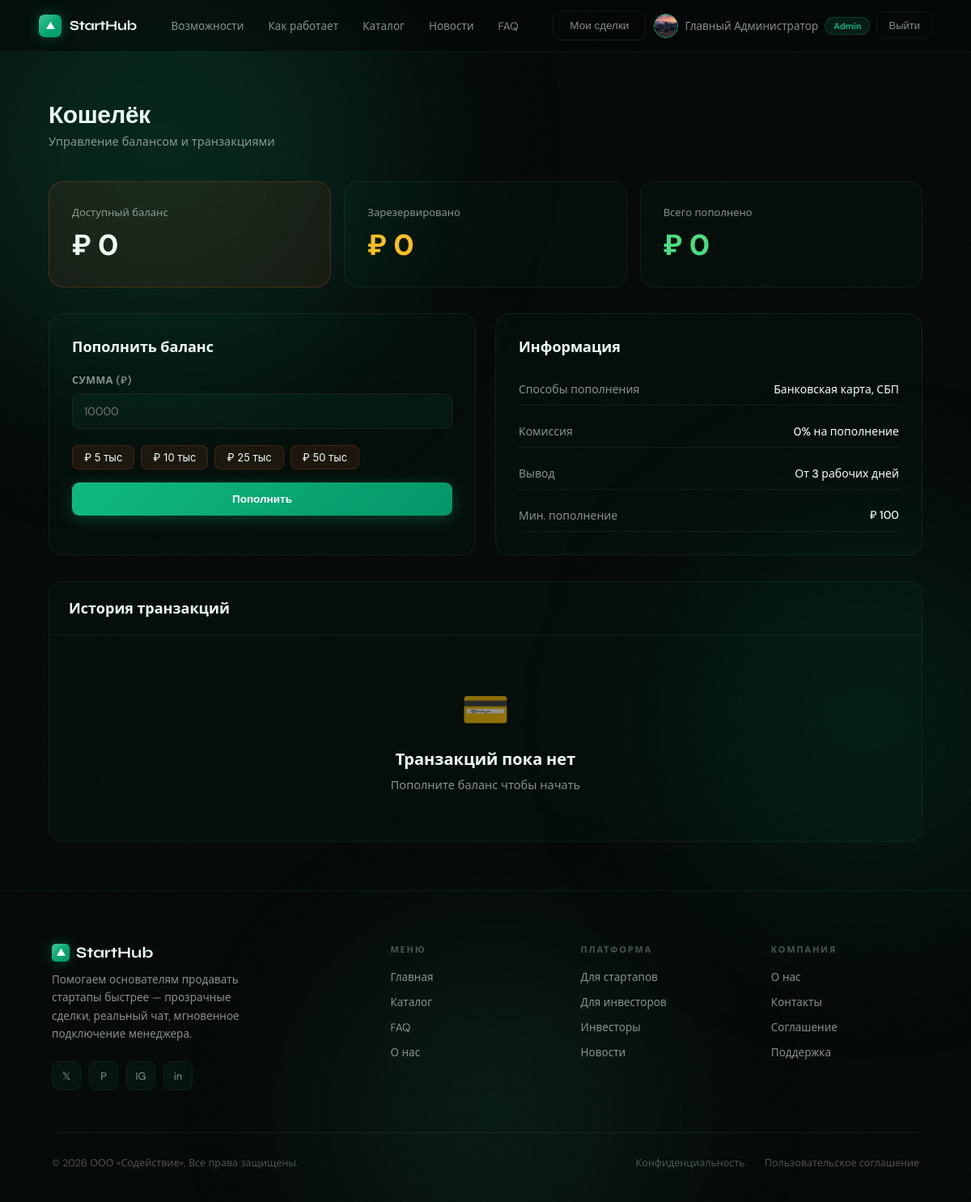
The page /wallet (signed in) on the database its author committed.
### models/user.py (models this page shows)
class User(Base):
    __tablename__ = "users"
    id              = Column(Integer, primary_key=True)
    email           = Column(String(255), unique=True, nullable=False, index=True)
    username        = Column(String(64),  unique=True, nullable=False)
    hashed_password = Column(String(255), nullable=False)
    role            = Column(Enum(UserRole), default=UserRole.buyer, nullable=False)
    full_name       = Column(String(128))
    avatar          = Column(String(512))
    bio             = Column(Text)
    phone           = Column(String(32))
    telegram        = Column(String(64))
    website         = Column(String(256))
    location        = Column(String(128))
    is_active       = Column(Boolean, default=True)
    is_verified     = Column(Boolean, default=False)
    is_banned       = Column(Boolean, default=False)
    ban_reason      = Column(Text)
    last_seen       = Column(DateTime, default=lambda: datetime.now(timezone.utc))
    created_at      = Column(DateTime, default=lambda: datetime.now(timezone.utc))
    updated_at      = Column(DateTime, default=lambda: datetime.now(timezone.utc),
                             onupdate=lambda: datetime.now(timezone.utc))
    startups          = relationship("Startup", back_populates="author", lazy="select")
    deals_as_buyer    = relationship("Deal", back_populates="buyer", foreign_keys="Deal.buyer_id")
    messages          = relationship("Message", back_populates="sender")
    favorite_startups = relationship("Startup", secondary=favorites, back_populates="favorited_by")
    notifications     = relationship("Notification", back_populates="user", cascade="all, delete-orphan")
    reviews_given     = relationship("Review", back_populates="author",      foreign_keys="Review.author_id")
    reviews_received  = relationship("Review", back_populates="target_user", foreign_keys="Review.target_user_id")
    tickets           = relationship("SupportTicket", back_populates="user", foreign_keys="SupportTicket.user_id")
    wallet            = relationship("Wallet", back_populates="user", uselist=False, cascade="all, delete-orphan")
    activity_logs     = relationship("ActivityLog", back_populates="user", cascade="all, delete-orphan")

class Wallet(Base):
    __tablename__ = "wallets"
    id              = Column(Integer, primary_key=True)
    user_id         = Column(Integer, ForeignKey("users.id"), unique=True, nullable=False)
    balance         = Column(Float, default=0.0)
    reserved        = Column(Float, default=0.0)
    total_deposited = Column(Float, default=0.0)
    total_withdrawn = Column(Float, default=0.0)
    updated_at      = Column(DateTime, default=lambda: datetime.now(timezone.utc),
                             onupdate=lambda: datetime.now(timezone.utc))
    user         = relationship("User", back_populates="wallet")
    transactions = relationship("Transaction", back_populates="wallet", cascade="all, delete-orphan")

### routers/user.py (the view)
@router.get("/wallet", response_class=HTMLResponse)
async def wallet_page(request: Request, db: AsyncSession = Depends(get_db)):
    user = await get_current_user(request, db)
    if not user:
        return RedirectResponse("/login", 302)
    wallet = (await db.execute(
        select(Wallet).where(Wallet.user_id == user.id).options(selectinload(Wallet.transactions))
    )).scalar_one_or_none()
    return render(request, "user/wallet.html", {"user": user, "wallet": wallet})

### templates/user/wallet.html (shortened to what this page needs)
{% extends "base.html" %}
{% block content %}
<div class="page-wrap">
  <div class="page-header">
    <div><h1>Кошелёк</h1><p>Управление балансом и транзакциями</p></div>
  </div>
  {% if wallet %}
  <div style="display:grid;grid-template-columns:repeat(3,1fr);gap:16px;margin-bottom:32px">
    <div style="background:rgba(232,93,38,0.08);border:1px solid rgba(232,93,38,0.25);border-radius:var(--radius);padding:28px">
      <div style="font-size:13px;color:var(--text-muted);margin-bottom:8px">Доступный баланс</div>
      <div style="font-size:36px;font-weight:800;color:var(--orange)">{{ wallet.balance | money }}</div>
    </div>
    <div style="background:var(--card-bg);border:1px solid var(--card-border);border-radius:var(--radius);padding:28px">
      <div style="font-size:13px;color:var(--text-muted);margin-bottom:8px">Зарезервировано</div>
      <div style="font-size:36px;font-weight:800;color:#fbbf24">{{ wallet.reserved | money }}</div>
    </div>
    <div style="background:var(--card-bg);border:1px solid var(--card-border);border-radius:var(--radius);padding:28px">
      <div style="font-size:13px;color:var(--text-muted);margin-bottom:8px">Всего пополнено</div>
      <div style="font-size:36px;font-weight:800;color:#4ade80">{{ wallet.total_deposited | money }}</div>
    </div>
  </div>
  <div style="display:grid;grid-template-columns:1fr 1fr;gap:24px;margin-bottom:32px">
    <div style="background:var(--card-bg);border:1px solid var(--card-border);border-radius:var(--radius);padding:28px">
      <h2 style="font-size:18px;font-weight:600;margin-bottom:20px">Пополнить баланс</h2>
      <form method="post" action="/wallet/deposit">
        <div class="form-group">
          <label>Сумма (₽)</label>
          <input type="number" name="amount" min="100" step="100" placeholder="10000" required>
        </div>
        <div style="display:flex;gap:8px;flex-wrap:wrap;margin-bottom:16px">
          {% for amt in [5000, 10000, 25000, 50000] %}
          <button type="button" onclick="document.querySelector('[name=amount]').value={{ amt }}"
            style="background:rgba(232,93,38,0.1);border:1px solid rgba(232,93,38,0.2);color:var(--orange2);padding:6px 14px;border-radius:8px;cursor:pointer;font-size:13px;font-family:'Inter',sans-serif">
            {{ amt | money }}
          </button>
          {% endfor %}
        </div>
        <button type="submit" class="btn-orange" style="width:100%;padding:12px">Пополнить</button>
      </form>
    </div>
    <div style="background:var(--card-bg);border:1px solid var(--card-border);border-radius:var(--radius);padding:28px">
      <h2 style="font-size:18px;font-weight:600;margin-bottom:20px">Информация</h2>
      <div style="display:flex;flex-direction:column;gap:12px">
        {% for label, val in [
          ('Способы пополнения', 'Банковская карта, СБП'),
          ('Комиссия', '0% на пополнение'),
          ('Вывод', 'От 3 рабочих дней'),
          ('Мин. пополнение', '₽ 100'),
        ] %}
        <div style="display:flex;justify-content:space-between;padding:10px 0;border-bottom:1px solid var(--card-border);font-size:14px">
          <span style="color:var(--text-muted)">{{ label }}</span>
          <span style="font-weight:500">{{ val }}</span>
        </div>
        {% endfor %}
      </div>
    </div>
  </div>
  <div style="background:var(--card-bg);border:1px solid var(--card-border);border-radius:var(--radius);overflow:hidden">
    <div style="padding:20px 24px;border-bottom:1px solid var(--card-border)">
      <h2 style="font-size:18px;font-weight:600">История транзакций</h2>
    </div>
    {% if wallet.transactions %}
    <table class="admin-table">
      <thead><tr><th>ID</th><th>Тип</th><th>Описание</th><th>Сумма</th><th>Статус</th><th>Дата</th></tr></thead>
      <tbody>
        {% for tx in wallet.transactions|reverse %}
        <tr>
          <td style="color:var(--text-dim)">#{{ tx.id }}</td>
          <td style="font-size:13px">
            {% if tx.type == 'deposit' %}💳 Пополнение
            {% elif tx.type == 'withdraw' %}📤 Вывод
            {% elif tx.type == 'fee' %}💼 Комиссия
            {% else %}🤝 Сделка{% endif %}
          </td>
          <td style="font-size:13px;color:var(--text-muted)">{{ tx.description or '—' }}</td>
          <td style="font-weight:600;{% if tx.type == 'deposit' %}color:#4ade80{% else %}color:#f87171{% endif %}">
            {% if tx.type == 'deposit' %}+{% else %}−{% endif %}{{ tx.amount | money }}
          </td>
          <td><span class="deal-status {{ tx.status.value }}" style="font-size:11px">{{ tx.status.value }}</span></td>
          <td style="font-size:12px;color:var(--text-dim)">{{ tx.created_at.strftime('%d.%m.%Y %H:%M') }}</td>
        </tr>
        {% endfor %}
      </tbody>
    </table>
    {% else %}
    <div class="empty-state" style="padding:60px 20px">
      <div class="e-icon">💳</div>
      <h3>Транзакций пока нет</h3>
      <p>Пополните баланс чтобы начать</p>
    </div>
    {% endif %}
  </div>
  {% else %}
  <div class="empty-state">
    <div class="e-icon">💳</div>
    <h3>Кошелёк не найден</h3>
    <p>Обратитесь в поддержку</p>
  </div>
  {% endif %}
</div>
{% endblock %}

### templates/base.html (shortened to what this page needs)
<!DOCTYPE html>
<html lang="ru">
<head>
<link rel="stylesheet" href="/static/css/main.css">
</head>
<body>
<div class="blob-container">
  <div class="blob b1"></div>
  <div class="blob b2"></div>
  <div class="blob b3"></div>
</div>
<div class="wrap">
<nav id="main-nav">
  <a href="/" class="nav-logo">
    <div class="nav-logo-mark">
      <svg viewBox="0 0 24 24" xmlns="http://www.w3.org/2000/svg"><polygon points="12,3 2,20 22,20"/></svg>
    </div>
    StartHub
  </a>
  <ul class="nav-links">
    <li><a href="/#why">Возможности</a></li>
    <li><a href="/#how">Как работает</a></li>
    <li><a href="/catalog">Каталог</a></li>
    <li><a href="/news">Новости</a></li>
    <li><a href="/faq">FAQ</a></li>
  </ul>
  <div class="nav-right">
    {% if user %}
      <a href="/my-deals" class="btn-ghost">Мои сделки</a>
      <div class="nav-avatar-wrap">
        <a href="/profile" class="nav-avatar-btn">
          {% if user.avatar %}
            <img src="{{ user.avatar }}" class="nav-avatar-img" alt="">
          {% else %}
            <div class="nav-avatar-placeholder">{{ (user.full_name or user.username)[0].upper() }}</div>
          {% endif %}
          <span>{{ user.full_name or user.username }}</span>
        </a>
        {% if user.role in ['admin', 'manager'] %}
          <a href="{% if user.role == 'admin' %}/admin/dashboard{% else %}/manager/dashboard{% endif %}" class="nav-admin-badge">
            {% if user.role == 'admin' %}Admin{% else %}Manager{% endif %}
          </a>
        {% endif %}
        <a href="/logout" class="btn-ghost" style="font-size:13px;padding:7px 14px">Выйти</a>
      </div>
    {% else %}
      <a href="/login" class="btn-ghost">Войти</a>
      <a href="/register" class="btn-em">Начать сейчас</a>
    {% endif %}
  </div>
</nav>
{% block content %}{% endblock %}
<footer>
  <div class="footer-top">
    <div class="footer-brand">
      <h3>
        <div class="nav-logo-mark" style="width:22px;height:22px;border-radius:5px">
          <svg viewBox="0 0 24 24" width="11" height="11" xmlns="http://www.w3.org/2000/svg"><polygon points="12,3 2,20 22,20" fill="#fff"/></svg>
        </div>
        StartHub
      </h3>
      <p>Помогаем основателям продавать стартапы быстрее — прозрачные сделки, реальный чат, мгновенное подключение менеджера.</p>
      <div class="footer-socials">
        <div class="social-btn">𝕏</div>
        <div class="social-btn">P</div>
        <div class="social-btn">IG</div>
        <div class="social-btn">in</div>
      </div>
    </div>
    <div class="footer-col">
      <h4>Меню</h4>
      <ul>
        <li><a href="/">Главная</a></li>
        <li><a href="/catalog">Каталог</a></li>
        <li><a href="/faq">FAQ</a></li>
        <li><a href="/about">О нас</a></li>
      </ul>
    </div>
    <div class="footer-col">
      <h4>Платформа</h4>
      <ul>
        <li><a href="/register?role=author">Для стартапов</a></li>
        <li><a href="/register?role=buyer">Для инвесторов</a></li>
        <li><a href="/investors">Инвесторы</a></li>
        <li><a href="/news">Новости</a></li>
      </ul>
    </div>
    <div class="footer-col">
      <h4>Компания</h4>
      <ul>
        <li><a href="/about">О нас</a></li>
        <li><a href="/contact">Контакты</a></li>
        <li><a href="/terms">Соглашение</a></li>
        <li><a href="/support">Поддержка</a></li>
      </ul>
    </div>
  </div>
  <div class="footer-bottom">
    <p>© 2026 ООО «Содействие». Все права защищены.</p>
    <div class="footer-bottom-links">
      <a href="/terms">Конфиденциальность</a>
      <a href="/terms">Пользовательское соглашение</a>
    </div>
  </div>
</footer>
</div>
</body>
</html>

### rows shown on the page
User: avatar (picture), full_name "Главный Администратор"
Wallet: balance "₽ 0", reserved "₽ 0", total_deposited "₽ 0"

### other values the page prints
{{ amt | money }} "₽ 5 тыс" "₽ 10 тыс" "₽ 25 тыс" "₽ 50 тыс"
{{ label }} "Способы пополнения" "Комиссия" "Вывод" "Мин. пополнение"
{{ val }} "Банковская карта, СБП" "0% на пополнение" "От 3 рабочих дней" "₽ 100"
